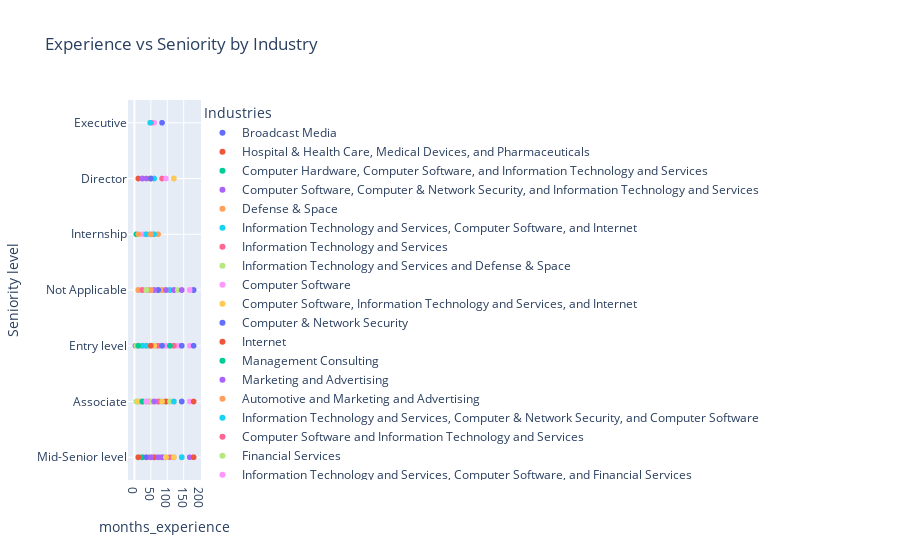

Source (notebook cell):
### Code cell
fig = px.scatter(df, x='months_experience', y='Seniority level',color='Industries', title='Experience vs Seniority by Industry')
fig.show()
